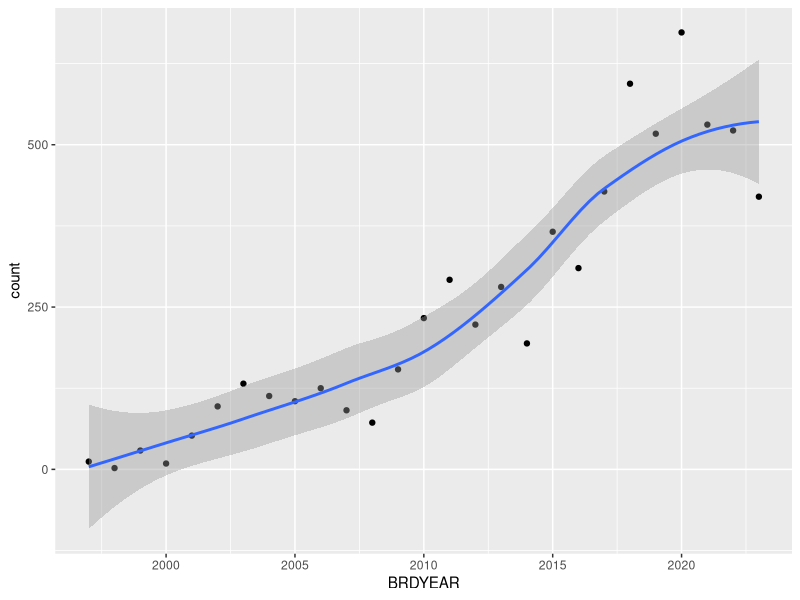
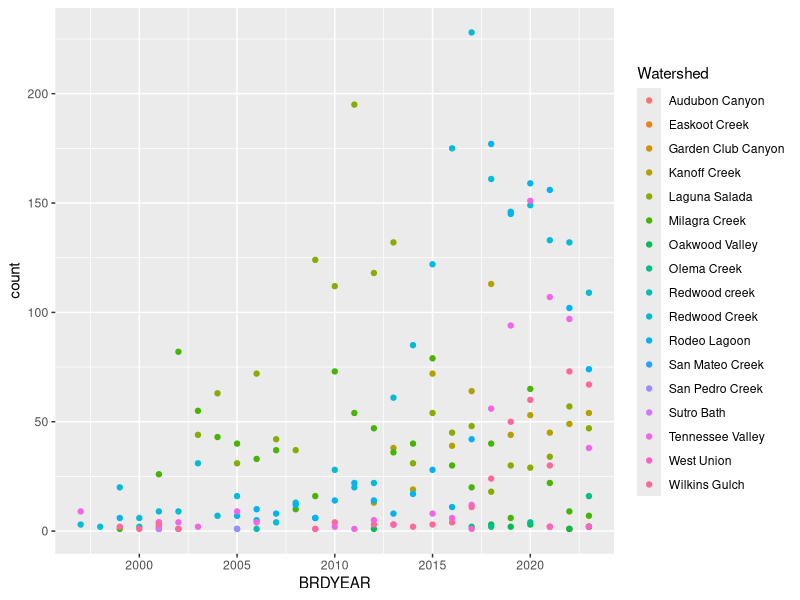
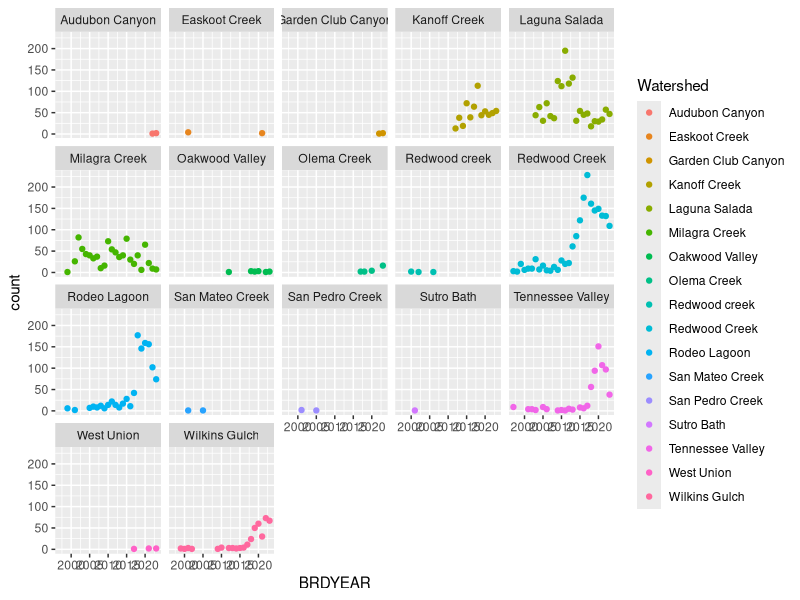
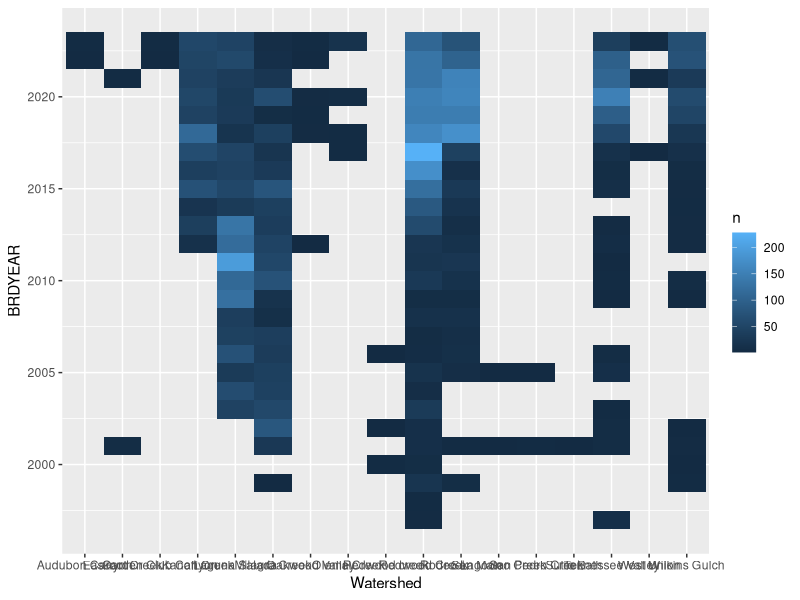

These charts were generated, in order, by the following R code:
library(tidyverse)
raw_data <- read_csv("CRLF_EGG_RAWDATA.csv")
raw_data
#checking type of each column
str(raw_data,na.rm = TRUE)

#many ints in Survey_MONTH are empty but the values in Date look to be full. need to get month from Date

#maybe we should have survey length, width, water depth, etc as 1 standardized value for each pond per breeding year? Not sure how we want to do that

new_egg <-raw_data[raw_data$OldMass=="FALSE",]
new_egg
egg_count_by_year <- new_egg|>
  select(BRDYEAR, OldMass)|>
  group_by(BRDYEAR)|>
  summarize(count=n())
egg_count_by_year

library(ggplot2)
ggplot(data = egg_count_by_year,aes(x=BRDYEAR,y=count))+geom_point()+geom_smooth()

egg_count_by_site <-new_egg|>
  select(Watershed,BRDYEAR,OldMass)|>
  group_by(Watershed,BRDYEAR)|>
  summarize(count=n())
site_graph <- ggplot(egg_count_by_site,aes(x=BRDYEAR,y=count,colour=Watershed,group=Watershed))+geom_point()
site_graph
site_graph+facet_wrap(~Watershed)

egg_abundance <-new_egg|>
  count(Watershed,BRDYEAR)|>
  ggplot(mapping = aes(x=Watershed,y=BRDYEAR))+
  geom_tile(mapping = aes(fill=n))
egg_abundance
